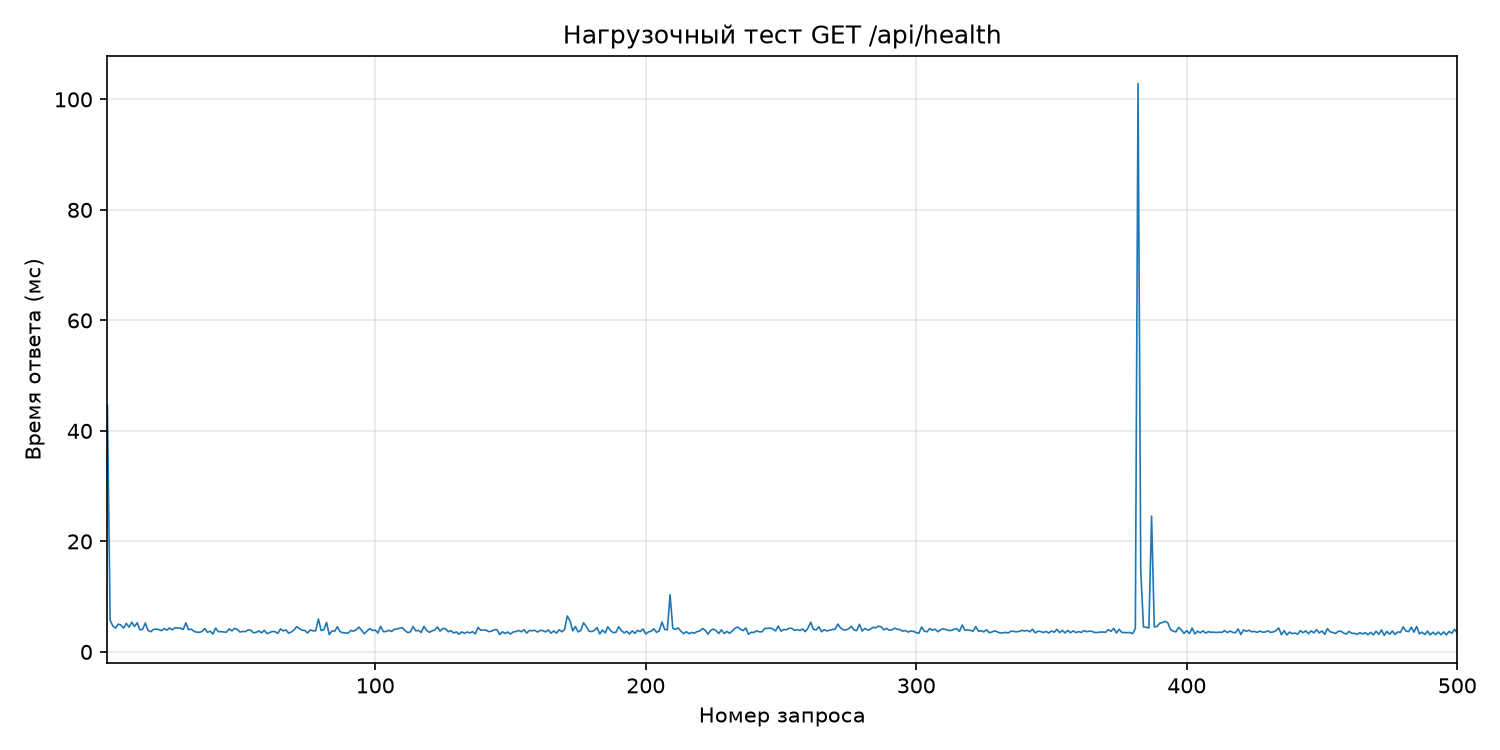

The Python source for this figure:
import csv
import os
import time
from pathlib import Path

import httpx
import matplotlib

matplotlib.use("Agg")

import matplotlib.pyplot as plt


REQUEST_COUNT = 500
HEALTH_URL = os.getenv("VIBELY_HEALTH_URL", "http://127.0.0.1:8000/api/health")
TEST_DIR = Path(__file__).resolve().parent
CSV_PATH = TEST_DIR / "load_results.csv"
PLOT_PATH = TEST_DIR / "load_test.png"


def main() -> None:
    results: list[dict[str, object]] = []
    total_started = time.perf_counter()

    with httpx.Client(timeout=10.0) as client:
        for request_number in range(1, REQUEST_COUNT + 1):
            started = time.perf_counter()
            status_code: int | str
            try:
                response = client.get(HEALTH_URL)
                status_code = response.status_code
                successful = response.is_success
            except httpx.HTTPError as error:
                status_code = "error"
                successful = False
                error_message = str(error)
            else:
                error_message = ""

            elapsed_ms = (time.perf_counter() - started) * 1000
            results.append(
                {
                    "request_number": request_number,
                    "status_code": status_code,
                    "successful": successful,
                    "response_time_ms": f"{elapsed_ms:.3f}",
                    "error": error_message,
                }
            )

    total_seconds = time.perf_counter() - total_started
    response_times = [float(result["response_time_ms"]) for result in results]
    successful_count = sum(bool(result["successful"]) for result in results)
    failed_count = REQUEST_COUNT - successful_count
    average_ms = sum(response_times) / REQUEST_COUNT
    requests_per_second = REQUEST_COUNT / total_seconds if total_seconds else 0

    with CSV_PATH.open("w", newline="", encoding="utf-8-sig") as csv_file:
        writer = csv.DictWriter(
            csv_file,
            fieldnames=[
                "request_number",
                "status_code",
                "successful",
                "response_time_ms",
                "error",
            ],
        )
        writer.writeheader()
        writer.writerows(results)

    plt.figure(figsize=(10, 5))
    plt.plot(
        [result["request_number"] for result in results],
        response_times,
        linewidth=0.8,
    )
    plt.xlim(1, REQUEST_COUNT)
    plt.xlabel("Номер запроса")
    plt.ylabel("Время ответа (мс)")
    plt.title("Нагрузочный тест GET /api/health")
    plt.grid(True, alpha=0.3)
    plt.tight_layout()
    plt.savefig(PLOT_PATH, dpi=150)
    plt.close()

    print(f"Endpoint: {HEALTH_URL}")
    print(f"Количество запросов: {REQUEST_COUNT}")
    print(f"Успешные: {successful_count}")
    print(f"Ошибочные: {failed_count}")
    print(f"Среднее время ответа: {average_ms:.3f} мс")
    print(f"Минимальное время ответа: {min(response_times):.3f} мс")
    print(f"Максимальное время ответа: {max(response_times):.3f} мс")
    print(f"RPS: {requests_per_second:.2f}")
    print(f"CSV: {CSV_PATH}")
    print(f"График: {PLOT_PATH}")


if __name__ == "__main__":
    main()
